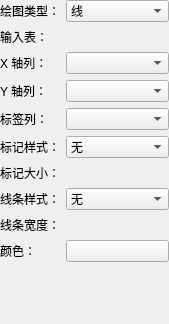
<ui version="4.0">
 <class>qMRMLPlotSeriesPropertiesWidget</class>
 <widget class="qMRMLWidget" name="qMRMLPlotSeriesPropertiesWidget">
  <property name="geometry">
   <rect>
    <x>0</x>
    <y>0</y>
    <width>169</width>
    <height>324</height>
   </rect>
  </property>
  <property name="windowTitle">
   <string>绘图系列属性</string>
  </property>
  <layout class="QFormLayout" name="formLayout">
   <property name="fieldGrowthPolicy">
    <enum>QFormLayout::AllNonFixedFieldsGrow</enum>
   </property>
   <property name="leftMargin">
    <number>0</number>
   </property>
   <property name="topMargin">
    <number>0</number>
   </property>
   <property name="rightMargin">
    <number>0</number>
   </property>
   <property name="bottomMargin">
    <number>0</number>
   </property>
   <item row="1" column="0">
    <widget class="QLabel" name="InputTableLabel">
     <property name="text">
      <string>输入表：</string>
     </property>
    </widget>
   </item>
   <item row="1" column="1">
    <widget class="qMRMLNodeComboBox" name="inputTableComboBox">
     <property name="enabled">
      <bool>true</bool>
     </property>
     <property name="toolTip">
      <string />
     </property>
     <property name="nodeTypes">
      <stringlist notr="true">
       <string>表节点 (vtkMRMLTableNode)</string>
      </stringlist>
     </property>
     <property name="showHidden">
      <bool>true</bool>
     </property>
     <property name="noneEnabled">
      <bool>false</bool>
     </property>
     <property name="addEnabled">
      <bool>true</bool>
     </property>
     <property name="removeEnabled">
      <bool>true</bool>
     </property>
     <property name="editEnabled">
      <bool>true</bool>
     </property>
     <property name="renameEnabled">
      <bool>true</bool>
     </property>
    </widget>
   </item>
   <item row="0" column="0">
    <widget class="QLabel" name="plotTypeLabel">
     <property name="text">
      <string>绘图类型：</string>
     </property>
    </widget>
   </item>
   <item row="0" column="1">
    <widget class="QComboBox" name="plotTypeComboBox">
     <property name="toolTip">
      <string />
     </property>
     <item>
      <property name="text">
       <string>线</string>
      </property>
     </item>
     <item>
      <property name="text">
       <string>条形</string>
      </property>
     </item>
     <item>
      <property name="text">
       <string>散点</string>
      </property>
     </item>
     <item>
      <property name="text">
       <string>散点条形</string>
      </property>
     </item>
    </widget>
   </item>
   <item row="2" column="0">
    <widget class="QLabel" name="xAxisLabel">
     <property name="text">
      <string>X 轴列：</string>
     </property>
    </widget>
   </item>
   <item row="2" column="1">
    <widget class="QComboBox" name="xAxisComboBox">
     <property name="toolTip">
      <string />
     </property>
    </widget>
   </item>
   <item row="3" column="0">
    <widget class="QLabel" name="yAxisLabel">
     <property name="text">
      <string>Y 轴列：</string>
     </property>
    </widget>
   </item>
   <item row="3" column="1">
    <widget class="QComboBox" name="yAxisComboBox">
     <property name="toolTip">
      <string />
     </property>
    </widget>
   </item>
   <item row="4" column="1">
    <widget class="QComboBox" name="labelsComboBox">
     <property name="toolTip">
      <string>此列包含每个数据点的标签。当鼠标悬停在绘图视图中的数据点上时，标签会显示在工具提示中。</string>
     </property>
    </widget>
   </item>
   <item row="5" column="1">
    <widget class="QComboBox" name="markersStyleComboBox">
     <property name="toolTip">
      <string />
     </property>
     <property name="currentIndex">
      <number>0</number>
     </property>
     <item>
      <property name="text">
       <string>无</string>
      </property>
     </item>
     <item>
      <property name="text">
       <string>交叉</string>
      </property>
     </item>
     <item>
      <property name="text">
       <string>加号</string>
      </property>
     </item>
     <item>
      <property name="text">
       <string>方形</string>
      </property>
     </item>
     <item>
      <property name="text">
       <string>圆形</string>
      </property>
     </item>
     <item>
      <property name="text">
       <string>菱形</string>
      </property>
     </item>
    </widget>
   </item>
   <item row="6" column="1">
    <widget class="ctkDoubleSpinBox" name="markersSizeDoubleSpinBox">
     <property name="value">
      <double>10.000000000000000</double>
     </property>
    </widget>
   </item>
   <item row="7" column="1">
    <widget class="QComboBox" name="lineStyleComboBox">
     <property name="toolTip">
      <string />
     </property>
     <item>
      <property name="text">
       <string>无</string>
      </property>
     </item>
     <item>
      <property name="text">
       <string>实线</string>
      </property>
     </item>
     <item>
      <property name="text">
       <string>虚线</string>
      </property>
     </item>
     <item>
      <property name="text">
       <string>点线</string>
      </property>
     </item>
     <item>
      <property name="text">
       <string>虚线-实线</string>
      </property>
     </item>
     <item>
      <property name="text">
       <string>虚线-点线</string>
      </property>
     </item>
    </widget>
   </item>
   <item row="8" column="1">
    <widget class="ctkDoubleSpinBox" name="lineWidthDoubleSpinBox">
     <property name="value">
      <double>4.000000000000000</double>
     </property>
    </widget>
   </item>
   <item row="9" column="1">
    <widget class="ctkColorPickerButton" name="plotSeriesColorPickerButton">
     <property name="autoDefault">
      <bool>false</bool>
     </property>
     <property name="default">
      <bool>false</bool>
     </property>
     <property name="flat">
      <bool>false</bool>
     </property>
     <property name="color">
      <color>
       <red>85</red>
       <green>170</green>
       <blue>255</blue>
      </color>
     </property>
     <property name="displayColorName">
      <bool>false</bool>
     </property>
    </widget>
   </item>
   <item row="4" column="0">
    <widget class="QLabel" name="labelsLabel">
     <property name="text">
      <string>标签列：</string>
     </property>
    </widget>
   </item>
   <item row="5" column="0">
    <widget class="QLabel" name="markerStyleLabel">
     <property name="text">
      <string>标记样式：</string>
     </property>
    </widget>
   </item>
   <item row="6" column="0">
    <widget class="QLabel" name="markersSizeLabel">
     <property name="text">
      <string>标记大小：</string>
     </property>
    </widget>
   </item>
   <item row="7" column="0">
    <widget class="QLabel" name="lineStyleLabel">
     <property name="text">
      <string>线条样式：</string>
     </property>
    </widget>
   </item>
   <item row="8" column="0">
    <widget class="QLabel" name="lineWidthLabel">
     <property name="text">
      <string>线条宽度：</string>
     </property>
    </widget>
   </item>
   <item row="9" column="0">
    <widget class="QLabel" name="plotSeriesColorLabel">
     <property name="text">
      <string>颜色：</string>
     </property>
    </widget>
   </item>
  </layout>
 </widget>
 <customwidgets>
  <customwidget>
   <class>qMRMLNodeComboBox</class>
   <extends>QWidget</extends>
   <header>qMRMLNodeComboBox.h</header>
   <container>1</container>
  </customwidget>
  <customwidget>
   <class>qMRMLWidget</class>
   <extends>QWidget</extends>
   <header>qMRMLWidget.h</header>
   <container>1</container>
  </customwidget>
  <customwidget>
   <class>ctkColorPickerButton</class>
   <extends>QPushButton</extends>
   <header>ctkColorPickerButton.h</header>
  </customwidget>
  <customwidget>
   <class>ctkDoubleSpinBox</class>
   <extends>QWidget</extends>
   <header>ctkDoubleSpinBox.h</header>
  </customwidget>
 </customwidgets>
 <resources />
 <connections>
  <connection>
   <sender>qMRMLPlotSeriesPropertiesWidget</sender>
   <signal>mrmlSceneChanged(vtkMRMLScene*)</signal>
   <receiver>inputTableComboBox</receiver>
   <slot>setMRMLScene(vtkMRMLScene*)</slot>
   <hints>
    <hint type="sourcelabel">
     <x>196</x>
     <y>356</y>
    </hint>
    <hint type="destinationlabel">
     <x>228</x>
     <y>61</y>
    </hint>
   </hints>
  </connection>
 </connections>
</ui>
